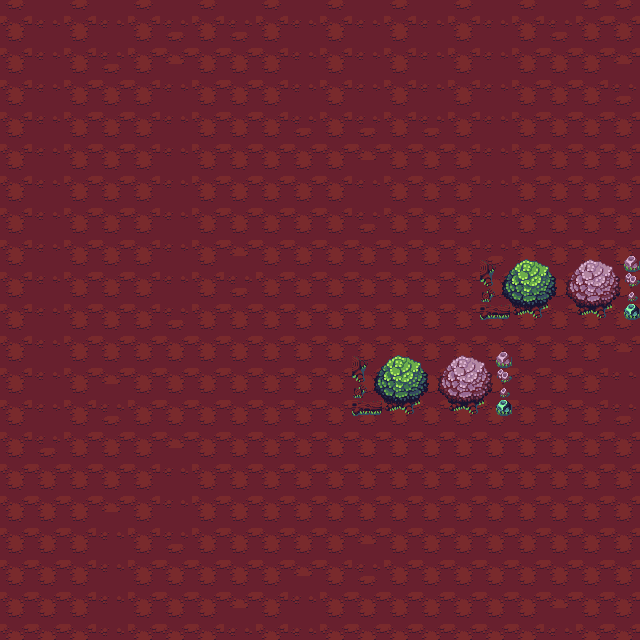

A level layout from a 2D game, rendered from its tile map. Below: a short description, then the map file with its tile-grid data intact:
An orthogonal 20x20 tile map with 32x32 px tiles, 2 tile layers (Bottom, Top) and 5 objects (Object, npc).

<map version="1.4" tiledversion="1.4.2" orientation="orthogonal" renderorder="right-down" width="20" height="20" tilewidth="32" tileheight="32" infinite="0" nextlayerid="5" nextobjectid="10">
 <tileset firstgid="1" name="test-tileset" tilewidth="32" tileheight="32" tilecount="72" columns="12">
  <image source="test-tileset.png" width="384" height="192" />
 </tileset>
 <layer id="1" name="Bottom" width="20" height="20">
  <data encoding="csv">
17,18,17,18,17,18,17,18,17,18,17,18,17,18,17,18,17,18,17,17,
17,18,17,18,17,17,17,17,17,18,17,18,17,18,17,18,17,17,17,17,
17,18,17,17,17,18,17,17,17,18,17,18,17,18,17,18,17,17,17,18,
17,18,17,17,17,18,17,17,17,18,17,18,17,18,17,18,17,17,17,17,
17,18,17,17,17,18,17,17,17,17,17,17,17,17,17,18,17,17,17,17,
17,18,17,17,17,18,17,17,17,17,17,18,17,17,17,18,17,17,17,17,
17,18,17,17,17,18,17,17,17,17,17,18,17,17,17,18,17,17,17,17,
17,18,17,17,17,18,17,17,17,17,17,17,17,17,17,18,17,17,17,17,
17,18,17,17,17,18,17,18,17,17,17,17,17,17,17,17,17,17,17,17,
17,18,17,17,17,18,17,17,17,17,17,17,17,17,17,17,17,17,17,17,
17,18,17,17,17,17,17,17,17,17,17,17,17,17,17,17,17,17,17,17,
17,18,17,17,17,17,17,17,17,17,17,17,17,17,17,17,17,17,17,18,
17,18,17,18,17,17,17,17,17,17,17,17,17,17,17,17,17,17,17,18,
17,18,17,17,17,17,17,17,17,17,17,17,17,17,17,17,17,17,17,17,
17,17,17,17,17,18,17,17,17,17,17,17,17,17,17,17,17,17,17,17,
17,17,17,17,17,18,17,17,17,17,17,17,17,17,17,17,17,17,17,17,
17,17,17,18,17,18,17,17,17,17,17,17,17,17,17,17,17,17,17,17,
17,17,17,18,17,17,17,17,17,17,17,18,17,17,17,17,17,17,17,17,
17,17,17,18,17,17,17,17,17,18,17,17,17,17,17,17,17,17,17,17,
17,17,17,18,17,17,17,18,17,18,17,17,17,17,17,17,17,18,17,17
</data>
 </layer>
 <layer id="3" name="Top" width="20" height="20">
  <data encoding="csv">
0,0,0,0,0,0,0,0,0,0,0,0,0,0,0,0,0,0,0,0,
0,0,0,0,0,0,0,0,0,0,0,0,0,0,0,0,0,0,0,0,
0,0,0,0,0,0,0,0,0,0,0,0,0,0,0,0,0,0,0,0,
0,0,0,0,0,0,0,0,0,0,0,0,0,0,0,0,0,0,0,0,
0,0,0,0,0,0,0,0,0,0,0,0,0,0,0,0,0,0,0,0,
0,0,0,0,0,0,0,0,0,0,0,0,0,0,0,0,0,0,0,0,
0,0,0,0,0,0,0,0,0,0,0,0,0,0,0,0,0,0,0,0,
0,0,0,0,0,0,0,0,0,0,0,0,0,0,0,0,0,0,0,0,
0,0,0,0,0,0,0,0,0,0,0,0,0,0,0,44,45,46,47,48,
0,0,0,0,0,0,0,0,0,0,0,0,0,0,0,56,57,58,59,60,
0,0,0,0,0,0,0,0,0,0,0,0,0,0,0,0,0,0,0,0,
0,0,0,0,0,0,0,0,0,0,0,44,45,46,47,48,0,0,0,0,
0,0,0,0,0,0,0,0,0,0,0,56,57,58,59,60,0,0,0,0,
0,0,0,0,0,0,0,0,0,0,0,0,0,0,0,0,0,0,0,0,
0,0,0,0,0,0,0,0,0,0,0,0,0,0,0,0,0,0,0,0,
0,0,0,0,0,0,0,0,0,0,0,0,0,0,0,0,0,0,0,0,
0,0,0,0,0,0,0,0,0,0,0,0,0,0,0,0,0,0,0,0,
0,0,0,0,0,0,0,0,0,0,0,0,0,0,0,0,0,0,0,0,
0,0,0,0,0,0,0,0,0,0,0,0,0,0,0,0,0,0,0,0,
0,0,0,0,0,0,0,0,0,0,0,0,0,0,0,0,0,0,0,0
</data>
 </layer>
 <objectgroup id="4" name="Entities">
  <object id="8" name="Object" x="195.5" y="292.5" width="29" height="25">
   <properties>
    <property name="spawn" value="object" />
   </properties>
  </object>
  <object id="9" name="npc" x="284.5" y="114.5" width="29" height="25">
   <properties>
    <property name="dialog">Hello!
Brother :)</property>
    <property name="spawn" value="npc" />
    <property name="type" value="" />
   </properties>
  </object>
 </objectgroup>
 <objectgroup id="2" name="Colliders">
  <object id="1" x="353" y="350.5" width="160" height="68" />
  <object id="2" x="480" y="254" width="160" height="68" />
  <object id="5" x="0" y="580" width="639" height="58" />
 </objectgroup>
</map>
